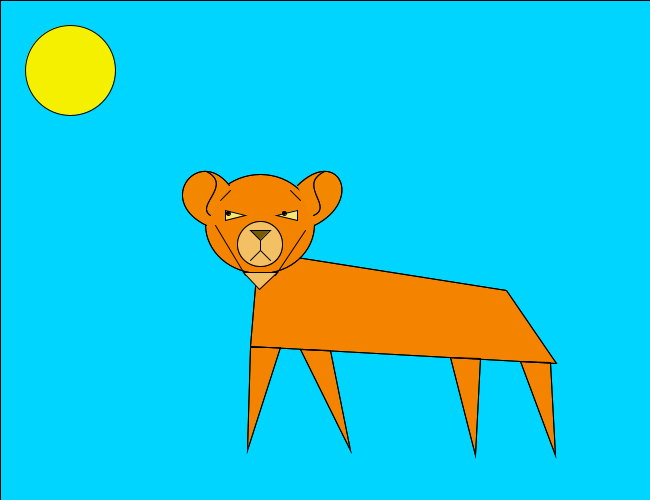
Frame 1 (no input)
Frame 60 (the mouse pressed at the canvas centre just before this capture): identical to frame 1, image omitted
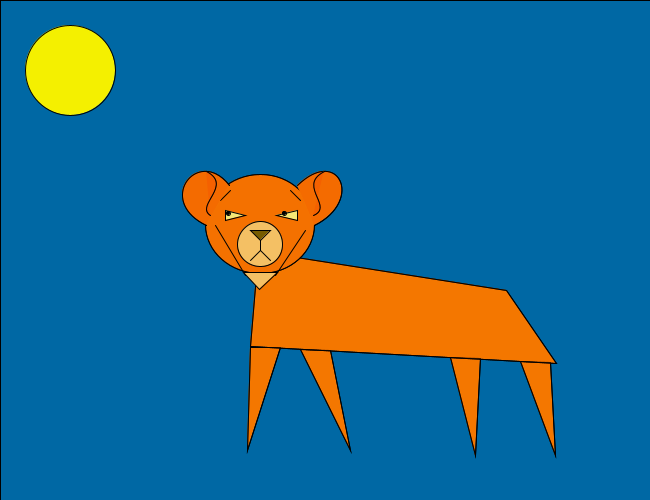
Frame 120 (the mouse held since frame 60 and released just before this capture)

The Processing sketch that drew these frames (run headless with seeded random() and noise(); from frame 60 on, the mouse is pressed at the canvas centre):

// Processing sketch: processing_24313
// ── processing_24313.pde

void setup() {
  smooth();
  size(650, 500);
}


void draw() {
  //background
  background(0, 213, 255);
  fill(0,41,111,mouseX/2);
  rect(0,0,width, height);



  //body-paws
  //fill(244, 132, 0);
  fill(244, 132, 0);

  triangle(250, 347, 280, 347, 247, 450);
  triangle(300, 349, 330, 350, 350, 450);
  triangle(450, 357, 480, 358, 475,455);
  triangle(520, 361, 550, 362, 555, 455);

  quad(258, 251, 506, 290, 556, 363, 250, 346);

  fill(244, 102, 0, mouseX/3);


  triangle(250, 347, 280, 347, 247, 450);
  triangle(300, 349, 330, 350, 350, 450);
  triangle(450, 357, 480, 358, 475,455);
  triangle(520, 361, 550, 362, 555, 455);

  quad(258, 251, 506, 290, 556, 363, 250, 346);


  //head
  int x = 260;
  int y = 244;
  fill(244,132,0);
  ellipse(x, y-20, 109, 99);
  fill(244, 192, 100);
  ellipse(x, y, 45, 45);


  fill(244,102,0,mouseX/2);
  ellipse(x, y-20, 109, 99);
  fill(244, 192, 100);
  ellipse(x, y, 45, 45);


  //nose
  fill(120, 92, 0);
  triangle(260, 240, 250, 230, 270, 230);
  fill(244, 132, 0);


  //mouth
  line(260, 240, 260, 250);
  line(260, 250, 250, 260);
  line(260, 250, 270, 260);

  //eyes
  fill(244, 232, 118);
  triangle(225, 220, 225, 210, 245, 215);
  triangle(276, 215, 297, 220, 297, 210);
  fill(244, 132, 0);

  //eyebrows
  line(230, 190, 220, 200);
  line(290, 190, 300, 200);

  //cheeks
  line(245, 275, 215, 225);
  line(275, 275, 305, 230);

  //nose
  fill(244, 192, 100);
  triangle(243, 272, 277, 272, 259, 289);
  fill(244, 132, 0);

  //ears
  fill(244, 135, 0);
  int x1 = 206;
  int y1 = 225;
  int cx1 = 154;
  int cy1 = 200;
  int cx2 = 198;
  int cy2 = 145;
  int x2 = 229;
  int y2 = 185;


  bezier(x1, y1, cx1, cy1,  cx2, cy2,  x2, y2);
  bezier(x1+108, y1, cx1+210, cy1, cx2+140, cy2, x2+68, y2);

  bezier(x1+4, y1-10, cx1+40, cy1+5, cx2+35, cy2+40, x2-23, y2-14);
  bezier(x1+107, y1-10, cx1+180, cy1+6, cx2+98, cy2+40, x2+95, y2-14);

  fill(244, 92, 0, mouseX/2);


  bezier(x1, y1, cx1, cy1,  cx2, cy2,  x2, y2);
  bezier(x1+108, y1, cx1+210, cy1, cx2+140, cy2, x2+68, y2);

  bezier(x1+4, y1-10, cx1+40, cy1+5, cx2+35, cy2+40, x2-23, y2-14);
  bezier(x1+107, y1-10, cx1+180, cy1+6, cx2+98, cy2+40, x2+95, y2-14);

  //inner eyes
  fill(0);
  ellipse(284, 213, 4, 4);
  ellipse(228, 213, 4, 4);

  //sun


  if(mouseX>325) {
    //night
    fill(255);
    ellipse(70, 70, 70, 70);
    ellipse(300, 60, 4, 4);
    ellipse(400, 79, 4, 4);
    ellipse(500, 180, 4,4);
   
    }else {     
      fill(244, 240, 0);
 ellipse(70, 70, 90, 90);
 
    }
    
 }
  
